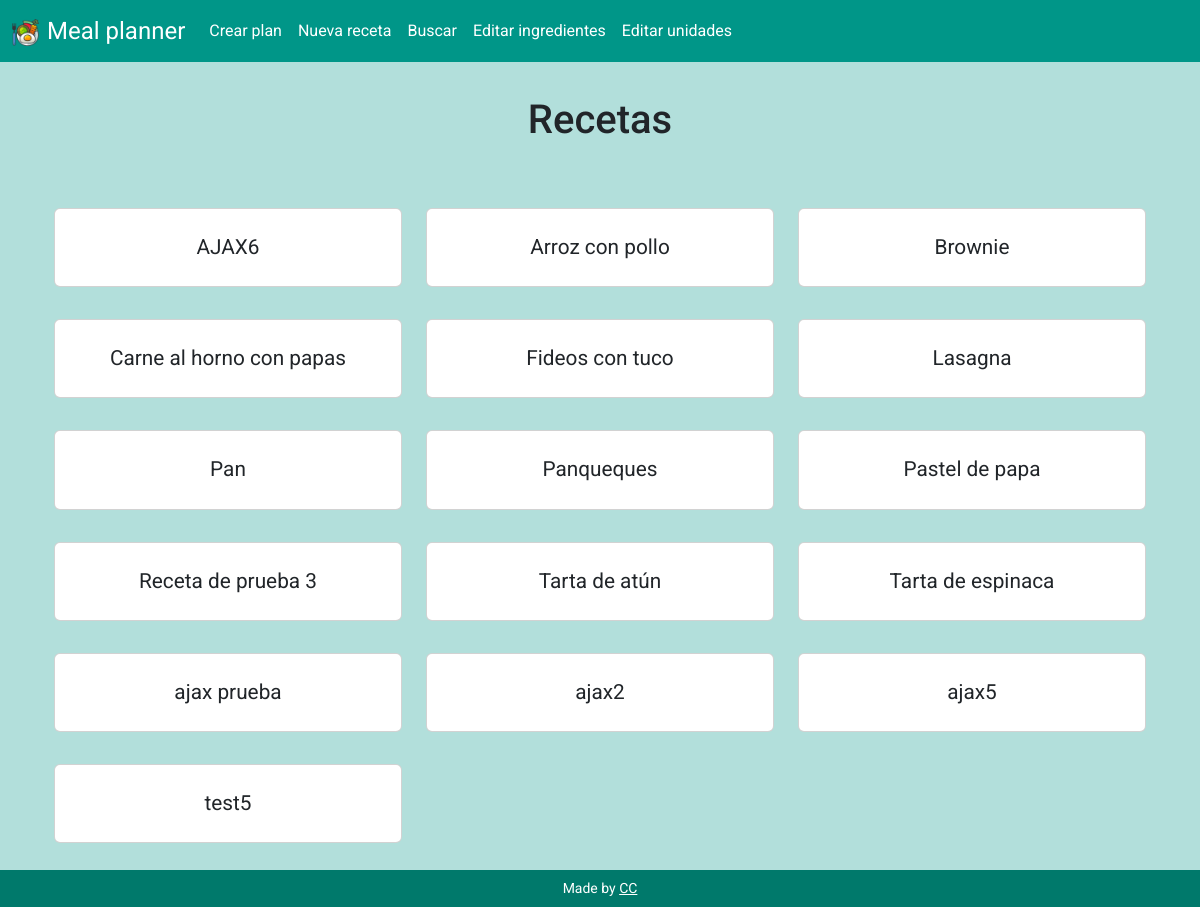
Before: / with the older database file.
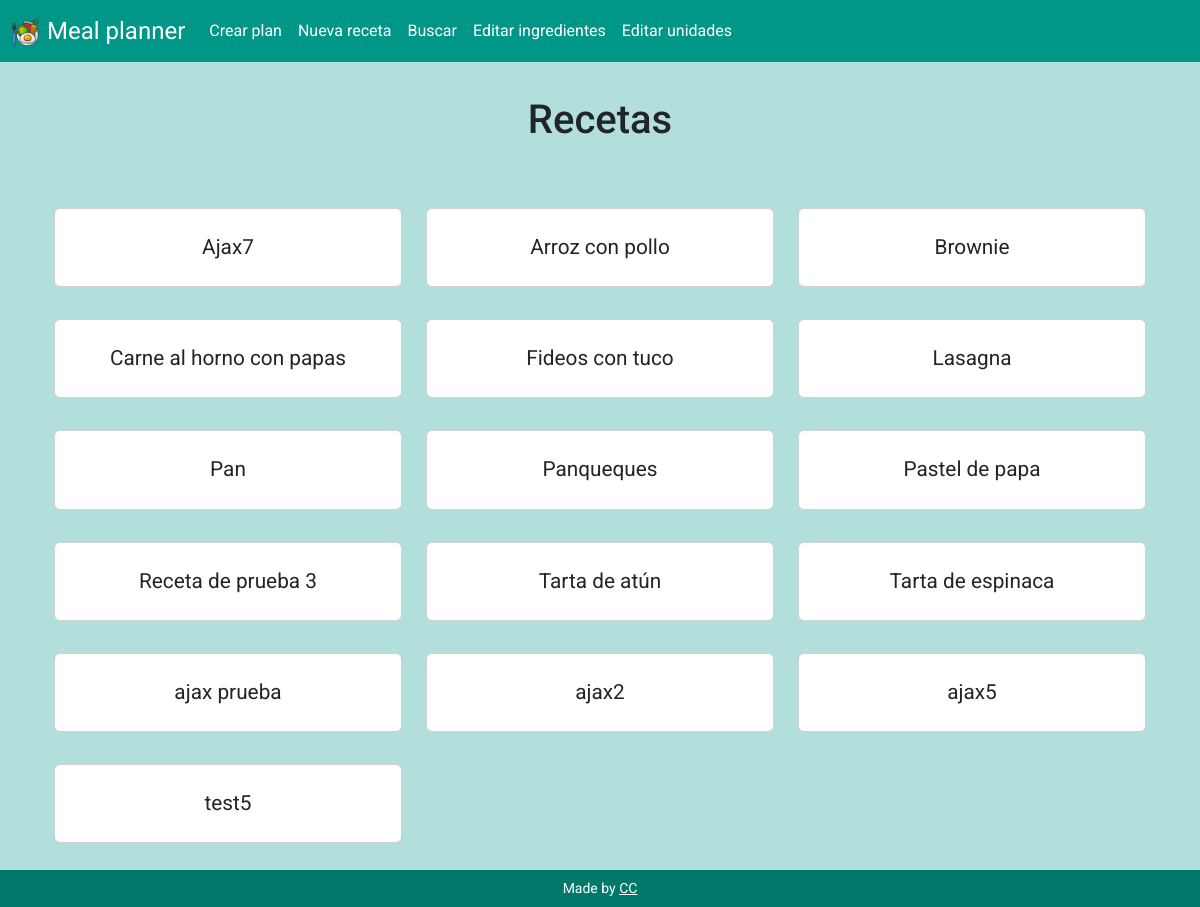
After: the same page with the newer database file.
### tables this page shows
CREATE TABLE recipes (id INTEGER PRIMARY KEY AUTOINCREMENT NOT NULL, name TEXT NOT NULL, instructions TEXT NOT NULL);

### app.py (the view)
@app.route('/', methods=["GET", "POST"])
def index():
    if request.method == "POST":
        id = request.form.get("id")
        cur = db_connect()
        cur.execute("SELECT * FROM recipes WHERE id = ?", (id,))
        recipe = cur.fetchall()
        cur.execute("SELECT ing_used.quantity, ingredients.name AS ing_name, units.name AS unit_name FROM ing_used JOIN ingredients ON ingredients.id = ing_used.ing_id JOIN units ON units.id = ing_used.unit_id WHERE ing_used.recipe_id = ?", (id,))
        ing_used = cur.fetchall()
        db_close(cur)
        return render_template("recipe.html", recipe=recipe, ing_used=ing_used)
    else:
        cur = db_connect()
        cur.execute("SELECT id, name FROM recipes ORDER BY name ASC")
        rows = cur.fetchall()
        db_close(cur)
        return render_template("index.html", rows=rows)

### app.py (called while the page is built)
def db_connect():
    con = sqlite3.connect("meal_planner.db")
    con.row_factory = sqlite3.Row
    cur = con.cursor()
    return cur

def db_close(con):
    con.close()

@app.after_request
def after_request(response):
    response.headers["Cache-Control"] = "no-cache, no-store, must-revalidate"
    response.headers["Expires"] = 0
    response.headers["Pragma"] = "no-cache"
    return response

### templates/index.html (shortened to what this page needs)
{% extends "layout.html" %}
{% block main %}
    <section class="container-fluid text-center">
        <h1 class="mb-5">Recetas</h1>
        <div class="row">
            {% for row in rows %}
                <div class="col-md-4 col-sm-6 my-3 align-self-center">
                    <div class="card">
                        <div class="card-body">
                            <form action="/" method="post">
                                <button type="submit" class="btn stretched-link"><p class="card-title p-0 m-0">{{ row["name"] }}</p></button>
                            </form>
                        </div>
                    </div>
                </div>
            {% endfor %}
        </div>
    </section>
{% endblock %}

### templates/layout.html (shortened to what this page needs)
<!DOCTYPE html>
<html lang="es">
<head>
    <link href="https://cdn.jsdelivr.net/npm/bootstrap@5.3.3/dist/css/bootstrap.min.css" rel="stylesheet"
>
    <link rel="stylesheet" href="https://cdn.jsdelivr.net/npm/bootstrap-icons@1.11.3/font/bootstrap-icons.min.css">
    <link href="/static/styles.css" rel="stylesheet">
</head>
<body>
    <header>
        <nav class="navbar navbar-expand-md fixed-top">
            <div class="container-fluid">
                <a class="navbar-brand fs-4" href="/"><img src="/static/favicon.ico" class="me-2" height="27px" width="27px" alt="Plate of food with fork">Meal planner</a>
                <div class="collapse navbar-collapse" id="navbar">
                    <ul class="navbar-nav">
                        <li class="nav-item"><a class="nav-link" href="/create_plan">Crear plan</a></li>
                        <li class="nav-item"><a class="nav-link" href="/create_recipe">Nueva receta</a></li>
                        <li class="nav-item"><a class="nav-link" href="/search">Buscar</a></li>
                        <li class="nav-item"><a class="nav-link" href="/edit_ingredients">Editar ingredientes</a></li>
                        <li class="nav-item"><a class="nav-link" href="/edit_units">Editar unidades</a></li>
                    </ul>
                </div>
            </div>
        </nav>
    </header>
    <main class="container my-5 pt-5">
        {% block main %}{% endblock %}
    </main>
    <footer class="fixed-bottom">
        <p class="my-2 small text-center">
            Made by <a href="https://github.com/CarolinaCampi">CC</a>
        </p>
    </footer>
</body>
</html>

### static/styles.css (style rules this page uses)
body { background-color: #b2dfdb; font-family: "Roboto", Verdana, Tahoma, Verdana, sans-serif; }
.card-title { font-size: 1.3em; }
nav { background-color: #009688; }
.nav-link, .navbar-brand { color: white; }
footer { background-color: #00796B; color: white; }
a { color: white; }

Changed rows visible on the page:
removed recipes: name "AJAX6"
added recipes: name "Ajax7"
